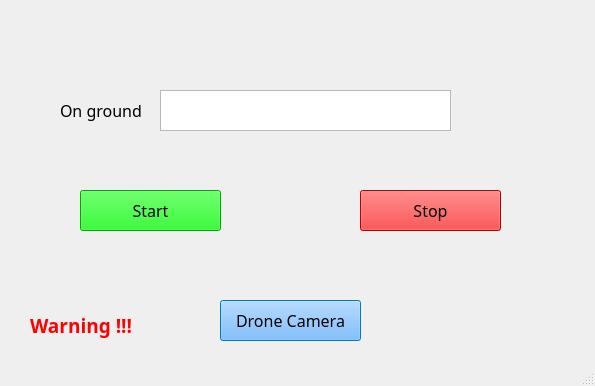
<?xml version="1.0" encoding="UTF-8"?>
<ui version="4.0">
 <class>Window_MainClass</class>
 <widget class="QMainWindow" name="Window_MainClass">
  <property name="geometry">
   <rect>
    <x>0</x>
    <y>0</y>
    <width>595</width>
    <height>386</height>
   </rect>
  </property>
  <property name="font">
   <font>
    <family>Segoe UI Light</family>
    <pointsize>12</pointsize>
   </font>
  </property>
  <property name="windowTitle">
   <string>Window_Main</string>
  </property>
  <widget class="QWidget" name="centralWidget">
   <widget class="QPushButton" name="pushButton_start">
    <property name="enabled">
     <bool>true</bool>
    </property>
    <property name="geometry">
     <rect>
      <x>80</x>
      <y>190</y>
      <width>141</width>
      <height>41</height>
     </rect>
    </property>
    <property name="palette">
     <palette>
      <active>
       <colorrole role="WindowText">
        <brush brushstyle="SolidPattern">
         <color alpha="255">
          <red>0</red>
          <green>0</green>
          <blue>0</blue>
         </color>
        </brush>
       </colorrole>
       <colorrole role="Button">
        <brush brushstyle="SolidPattern">
         <color alpha="255">
          <red>0</red>
          <green>195</green>
          <blue>0</blue>
         </color>
        </brush>
       </colorrole>
       <colorrole role="Light">
        <brush brushstyle="SolidPattern">
         <color alpha="255">
          <red>93</red>
          <green>255</green>
          <blue>93</blue>
         </color>
        </brush>
       </colorrole>
       <colorrole role="Midlight">
        <brush brushstyle="SolidPattern">
         <color alpha="255">
          <red>46</red>
          <green>243</green>
          <blue>46</blue>
         </color>
        </brush>
       </colorrole>
       <colorrole role="Dark">
        <brush brushstyle="SolidPattern">
         <color alpha="255">
          <red>0</red>
          <green>116</green>
          <blue>0</blue>
         </color>
        </brush>
       </colorrole>
       <colorrole role="Mid">
        <brush brushstyle="SolidPattern">
         <color alpha="255">
          <red>0</red>
          <green>155</green>
          <blue>0</blue>
         </color>
        </brush>
       </colorrole>
       <colorrole role="Text">
        <brush brushstyle="SolidPattern">
         <color alpha="255">
          <red>0</red>
          <green>0</green>
          <blue>0</blue>
         </color>
        </brush>
       </colorrole>
       <colorrole role="BrightText">
        <brush brushstyle="SolidPattern">
         <color alpha="255">
          <red>255</red>
          <green>255</green>
          <blue>255</blue>
         </color>
        </brush>
       </colorrole>
       <colorrole role="ButtonText">
        <brush brushstyle="SolidPattern">
         <color alpha="255">
          <red>0</red>
          <green>0</green>
          <blue>0</blue>
         </color>
        </brush>
       </colorrole>
       <colorrole role="Base">
        <brush brushstyle="SolidPattern">
         <color alpha="255">
          <red>255</red>
          <green>255</green>
          <blue>255</blue>
         </color>
        </brush>
       </colorrole>
       <colorrole role="Window">
        <brush brushstyle="SolidPattern">
         <color alpha="255">
          <red>0</red>
          <green>232</green>
          <blue>0</blue>
         </color>
        </brush>
       </colorrole>
       <colorrole role="Shadow">
        <brush brushstyle="SolidPattern">
         <color alpha="255">
          <red>0</red>
          <green>0</green>
          <blue>0</blue>
         </color>
        </brush>
       </colorrole>
       <colorrole role="AlternateBase">
        <brush brushstyle="SolidPattern">
         <color alpha="255">
          <red>127</red>
          <green>243</green>
          <blue>127</blue>
         </color>
        </brush>
       </colorrole>
       <colorrole role="ToolTipBase">
        <brush brushstyle="SolidPattern">
         <color alpha="255">
          <red>255</red>
          <green>255</green>
          <blue>220</blue>
         </color>
        </brush>
       </colorrole>
       <colorrole role="ToolTipText">
        <brush brushstyle="SolidPattern">
         <color alpha="255">
          <red>0</red>
          <green>0</green>
          <blue>0</blue>
         </color>
        </brush>
       </colorrole>
      </active>
      <inactive>
       <colorrole role="WindowText">
        <brush brushstyle="SolidPattern">
         <color alpha="255">
          <red>0</red>
          <green>0</green>
          <blue>0</blue>
         </color>
        </brush>
       </colorrole>
       <colorrole role="Button">
        <brush brushstyle="SolidPattern">
         <color alpha="255">
          <red>0</red>
          <green>232</green>
          <blue>0</blue>
         </color>
        </brush>
       </colorrole>
       <colorrole role="Light">
        <brush brushstyle="SolidPattern">
         <color alpha="255">
          <red>93</red>
          <green>255</green>
          <blue>93</blue>
         </color>
        </brush>
       </colorrole>
       <colorrole role="Midlight">
        <brush brushstyle="SolidPattern">
         <color alpha="255">
          <red>46</red>
          <green>243</green>
          <blue>46</blue>
         </color>
        </brush>
       </colorrole>
       <colorrole role="Dark">
        <brush brushstyle="SolidPattern">
         <color alpha="255">
          <red>0</red>
          <green>116</green>
          <blue>0</blue>
         </color>
        </brush>
       </colorrole>
       <colorrole role="Mid">
        <brush brushstyle="SolidPattern">
         <color alpha="255">
          <red>0</red>
          <green>155</green>
          <blue>0</blue>
         </color>
        </brush>
       </colorrole>
       <colorrole role="Text">
        <brush brushstyle="SolidPattern">
         <color alpha="255">
          <red>0</red>
          <green>0</green>
          <blue>0</blue>
         </color>
        </brush>
       </colorrole>
       <colorrole role="BrightText">
        <brush brushstyle="SolidPattern">
         <color alpha="255">
          <red>255</red>
          <green>255</green>
          <blue>255</blue>
         </color>
        </brush>
       </colorrole>
       <colorrole role="ButtonText">
        <brush brushstyle="SolidPattern">
         <color alpha="255">
          <red>0</red>
          <green>0</green>
          <blue>0</blue>
         </color>
        </brush>
       </colorrole>
       <colorrole role="Base">
        <brush brushstyle="SolidPattern">
         <color alpha="255">
          <red>255</red>
          <green>255</green>
          <blue>255</blue>
         </color>
        </brush>
       </colorrole>
       <colorrole role="Window">
        <brush brushstyle="SolidPattern">
         <color alpha="255">
          <red>0</red>
          <green>232</green>
          <blue>0</blue>
         </color>
        </brush>
       </colorrole>
       <colorrole role="Shadow">
        <brush brushstyle="SolidPattern">
         <color alpha="255">
          <red>0</red>
          <green>0</green>
          <blue>0</blue>
         </color>
        </brush>
       </colorrole>
       <colorrole role="AlternateBase">
        <brush brushstyle="SolidPattern">
         <color alpha="255">
          <red>127</red>
          <green>243</green>
          <blue>127</blue>
         </color>
        </brush>
       </colorrole>
       <colorrole role="ToolTipBase">
        <brush brushstyle="SolidPattern">
         <color alpha="255">
          <red>255</red>
          <green>255</green>
          <blue>220</blue>
         </color>
        </brush>
       </colorrole>
       <colorrole role="ToolTipText">
        <brush brushstyle="SolidPattern">
         <color alpha="255">
          <red>0</red>
          <green>0</green>
          <blue>0</blue>
         </color>
        </brush>
       </colorrole>
      </inactive>
      <disabled>
       <colorrole role="WindowText">
        <brush brushstyle="SolidPattern">
         <color alpha="255">
          <red>0</red>
          <green>116</green>
          <blue>0</blue>
         </color>
        </brush>
       </colorrole>
       <colorrole role="Button">
        <brush brushstyle="SolidPattern">
         <color alpha="255">
          <red>168</red>
          <green>168</green>
          <blue>168</blue>
         </color>
        </brush>
       </colorrole>
       <colorrole role="Light">
        <brush brushstyle="SolidPattern">
         <color alpha="255">
          <red>93</red>
          <green>255</green>
          <blue>93</blue>
         </color>
        </brush>
       </colorrole>
       <colorrole role="Midlight">
        <brush brushstyle="SolidPattern">
         <color alpha="255">
          <red>46</red>
          <green>243</green>
          <blue>46</blue>
         </color>
        </brush>
       </colorrole>
       <colorrole role="Dark">
        <brush brushstyle="SolidPattern">
         <color alpha="255">
          <red>0</red>
          <green>116</green>
          <blue>0</blue>
         </color>
        </brush>
       </colorrole>
       <colorrole role="Mid">
        <brush brushstyle="SolidPattern">
         <color alpha="255">
          <red>0</red>
          <green>155</green>
          <blue>0</blue>
         </color>
        </brush>
       </colorrole>
       <colorrole role="Text">
        <brush brushstyle="SolidPattern">
         <color alpha="255">
          <red>0</red>
          <green>116</green>
          <blue>0</blue>
         </color>
        </brush>
       </colorrole>
       <colorrole role="BrightText">
        <brush brushstyle="SolidPattern">
         <color alpha="255">
          <red>255</red>
          <green>255</green>
          <blue>255</blue>
         </color>
        </brush>
       </colorrole>
       <colorrole role="ButtonText">
        <brush brushstyle="SolidPattern">
         <color alpha="255">
          <red>0</red>
          <green>0</green>
          <blue>0</blue>
         </color>
        </brush>
       </colorrole>
       <colorrole role="Base">
        <brush brushstyle="SolidPattern">
         <color alpha="255">
          <red>85</red>
          <green>0</green>
          <blue>255</blue>
         </color>
        </brush>
       </colorrole>
       <colorrole role="Window">
        <brush brushstyle="SolidPattern">
         <color alpha="255">
          <red>0</red>
          <green>232</green>
          <blue>0</blue>
         </color>
        </brush>
       </colorrole>
       <colorrole role="Shadow">
        <brush brushstyle="SolidPattern">
         <color alpha="255">
          <red>0</red>
          <green>0</green>
          <blue>0</blue>
         </color>
        </brush>
       </colorrole>
       <colorrole role="AlternateBase">
        <brush brushstyle="SolidPattern">
         <color alpha="255">
          <red>0</red>
          <green>232</green>
          <blue>0</blue>
         </color>
        </brush>
       </colorrole>
       <colorrole role="ToolTipBase">
        <brush brushstyle="SolidPattern">
         <color alpha="255">
          <red>255</red>
          <green>255</green>
          <blue>220</blue>
         </color>
        </brush>
       </colorrole>
       <colorrole role="ToolTipText">
        <brush brushstyle="SolidPattern">
         <color alpha="255">
          <red>0</red>
          <green>0</green>
          <blue>0</blue>
         </color>
        </brush>
       </colorrole>
      </disabled>
     </palette>
    </property>
    <property name="font">
     <font>
      <family>Segoe UI Light</family>
      <pointsize>12</pointsize>
      <weight>50</weight>
      <bold>false</bold>
     </font>
    </property>
    <property name="text">
     <string>Start</string>
    </property>
    <property name="autoDefault">
     <bool>false</bool>
    </property>
    <property name="default">
     <bool>false</bool>
    </property>
    <property name="flat">
     <bool>false</bool>
    </property>
   </widget>
   <widget class="QPushButton" name="pushButton_stop">
    <property name="enabled">
     <bool>true</bool>
    </property>
    <property name="geometry">
     <rect>
      <x>360</x>
      <y>190</y>
      <width>141</width>
      <height>41</height>
     </rect>
    </property>
    <property name="palette">
     <palette>
      <active>
       <colorrole role="WindowText">
        <brush brushstyle="SolidPattern">
         <color alpha="255">
          <red>0</red>
          <green>0</green>
          <blue>0</blue>
         </color>
        </brush>
       </colorrole>
       <colorrole role="Button">
        <brush brushstyle="SolidPattern">
         <color alpha="255">
          <red>255</red>
          <green>0</green>
          <blue>0</blue>
         </color>
        </brush>
       </colorrole>
       <colorrole role="Light">
        <brush brushstyle="SolidPattern">
         <color alpha="150">
          <red>255</red>
          <green>0</green>
          <blue>0</blue>
         </color>
        </brush>
       </colorrole>
       <colorrole role="Midlight">
        <brush brushstyle="SolidPattern">
         <color alpha="255">
          <red>255</red>
          <green>63</green>
          <blue>63</blue>
         </color>
        </brush>
       </colorrole>
       <colorrole role="Dark">
        <brush brushstyle="SolidPattern">
         <color alpha="255">
          <red>127</red>
          <green>0</green>
          <blue>0</blue>
         </color>
        </brush>
       </colorrole>
       <colorrole role="Mid">
        <brush brushstyle="SolidPattern">
         <color alpha="255">
          <red>170</red>
          <green>0</green>
          <blue>0</blue>
         </color>
        </brush>
       </colorrole>
       <colorrole role="Text">
        <brush brushstyle="SolidPattern">
         <color alpha="255">
          <red>0</red>
          <green>0</green>
          <blue>0</blue>
         </color>
        </brush>
       </colorrole>
       <colorrole role="BrightText">
        <brush brushstyle="SolidPattern">
         <color alpha="255">
          <red>255</red>
          <green>255</green>
          <blue>255</blue>
         </color>
        </brush>
       </colorrole>
       <colorrole role="ButtonText">
        <brush brushstyle="SolidPattern">
         <color alpha="255">
          <red>0</red>
          <green>0</green>
          <blue>0</blue>
         </color>
        </brush>
       </colorrole>
       <colorrole role="Base">
        <brush brushstyle="SolidPattern">
         <color alpha="255">
          <red>255</red>
          <green>255</green>
          <blue>255</blue>
         </color>
        </brush>
       </colorrole>
       <colorrole role="Window">
        <brush brushstyle="SolidPattern">
         <color alpha="255">
          <red>255</red>
          <green>0</green>
          <blue>0</blue>
         </color>
        </brush>
       </colorrole>
       <colorrole role="Shadow">
        <brush brushstyle="SolidPattern">
         <color alpha="255">
          <red>0</red>
          <green>0</green>
          <blue>0</blue>
         </color>
        </brush>
       </colorrole>
       <colorrole role="AlternateBase">
        <brush brushstyle="SolidPattern">
         <color alpha="255">
          <red>255</red>
          <green>127</green>
          <blue>127</blue>
         </color>
        </brush>
       </colorrole>
       <colorrole role="ToolTipBase">
        <brush brushstyle="SolidPattern">
         <color alpha="255">
          <red>255</red>
          <green>255</green>
          <blue>220</blue>
         </color>
        </brush>
       </colorrole>
       <colorrole role="ToolTipText">
        <brush brushstyle="SolidPattern">
         <color alpha="255">
          <red>0</red>
          <green>0</green>
          <blue>0</blue>
         </color>
        </brush>
       </colorrole>
      </active>
      <inactive>
       <colorrole role="WindowText">
        <brush brushstyle="SolidPattern">
         <color alpha="255">
          <red>0</red>
          <green>0</green>
          <blue>0</blue>
         </color>
        </brush>
       </colorrole>
       <colorrole role="Button">
        <brush brushstyle="SolidPattern">
         <color alpha="255">
          <red>255</red>
          <green>0</green>
          <blue>0</blue>
         </color>
        </brush>
       </colorrole>
       <colorrole role="Light">
        <brush brushstyle="SolidPattern">
         <color alpha="150">
          <red>255</red>
          <green>0</green>
          <blue>0</blue>
         </color>
        </brush>
       </colorrole>
       <colorrole role="Midlight">
        <brush brushstyle="SolidPattern">
         <color alpha="255">
          <red>255</red>
          <green>63</green>
          <blue>63</blue>
         </color>
        </brush>
       </colorrole>
       <colorrole role="Dark">
        <brush brushstyle="SolidPattern">
         <color alpha="255">
          <red>127</red>
          <green>0</green>
          <blue>0</blue>
         </color>
        </brush>
       </colorrole>
       <colorrole role="Mid">
        <brush brushstyle="SolidPattern">
         <color alpha="255">
          <red>170</red>
          <green>0</green>
          <blue>0</blue>
         </color>
        </brush>
       </colorrole>
       <colorrole role="Text">
        <brush brushstyle="SolidPattern">
         <color alpha="255">
          <red>0</red>
          <green>0</green>
          <blue>0</blue>
         </color>
        </brush>
       </colorrole>
       <colorrole role="BrightText">
        <brush brushstyle="SolidPattern">
         <color alpha="255">
          <red>255</red>
          <green>255</green>
          <blue>255</blue>
         </color>
        </brush>
       </colorrole>
       <colorrole role="ButtonText">
        <brush brushstyle="SolidPattern">
         <color alpha="255">
          <red>0</red>
          <green>0</green>
          <blue>0</blue>
         </color>
        </brush>
       </colorrole>
       <colorrole role="Base">
        <brush brushstyle="SolidPattern">
         <color alpha="255">
          <red>255</red>
          <green>255</green>
          <blue>255</blue>
         </color>
        </brush>
       </colorrole>
       <colorrole role="Window">
        <brush brushstyle="SolidPattern">
         <color alpha="255">
          <red>255</red>
          <green>0</green>
          <blue>0</blue>
         </color>
        </brush>
       </colorrole>
       <colorrole role="Shadow">
        <brush brushstyle="SolidPattern">
         <color alpha="255">
          <red>0</red>
          <green>0</green>
          <blue>0</blue>
         </color>
        </brush>
       </colorrole>
       <colorrole role="AlternateBase">
        <brush brushstyle="SolidPattern">
         <color alpha="255">
          <red>255</red>
          <green>127</green>
          <blue>127</blue>
         </color>
        </brush>
       </colorrole>
       <colorrole role="ToolTipBase">
        <brush brushstyle="SolidPattern">
         <color alpha="255">
          <red>255</red>
          <green>255</green>
          <blue>220</blue>
         </color>
        </brush>
       </colorrole>
       <colorrole role="ToolTipText">
        <brush brushstyle="SolidPattern">
         <color alpha="255">
          <red>0</red>
          <green>0</green>
          <blue>0</blue>
         </color>
        </brush>
       </colorrole>
      </inactive>
      <disabled>
       <colorrole role="WindowText">
        <brush brushstyle="SolidPattern">
         <color alpha="255">
          <red>127</red>
          <green>0</green>
          <blue>0</blue>
         </color>
        </brush>
       </colorrole>
       <colorrole role="Button">
        <brush brushstyle="SolidPattern">
         <color alpha="30">
          <red>168</red>
          <green>168</green>
          <blue>168</blue>
         </color>
        </brush>
       </colorrole>
       <colorrole role="Light">
        <brush brushstyle="SolidPattern">
         <color alpha="150">
          <red>255</red>
          <green>0</green>
          <blue>0</blue>
         </color>
        </brush>
       </colorrole>
       <colorrole role="Midlight">
        <brush brushstyle="SolidPattern">
         <color alpha="255">
          <red>255</red>
          <green>63</green>
          <blue>63</blue>
         </color>
        </brush>
       </colorrole>
       <colorrole role="Dark">
        <brush brushstyle="SolidPattern">
         <color alpha="255">
          <red>127</red>
          <green>0</green>
          <blue>0</blue>
         </color>
        </brush>
       </colorrole>
       <colorrole role="Mid">
        <brush brushstyle="SolidPattern">
         <color alpha="255">
          <red>170</red>
          <green>0</green>
          <blue>0</blue>
         </color>
        </brush>
       </colorrole>
       <colorrole role="Text">
        <brush brushstyle="SolidPattern">
         <color alpha="255">
          <red>127</red>
          <green>0</green>
          <blue>0</blue>
         </color>
        </brush>
       </colorrole>
       <colorrole role="BrightText">
        <brush brushstyle="SolidPattern">
         <color alpha="255">
          <red>255</red>
          <green>255</green>
          <blue>255</blue>
         </color>
        </brush>
       </colorrole>
       <colorrole role="ButtonText">
        <brush brushstyle="SolidPattern">
         <color alpha="255">
          <red>0</red>
          <green>0</green>
          <blue>0</blue>
         </color>
        </brush>
       </colorrole>
       <colorrole role="Base">
        <brush brushstyle="SolidPattern">
         <color alpha="255">
          <red>255</red>
          <green>255</green>
          <blue>255</blue>
         </color>
        </brush>
       </colorrole>
       <colorrole role="Window">
        <brush brushstyle="SolidPattern">
         <color alpha="255">
          <red>255</red>
          <green>0</green>
          <blue>0</blue>
         </color>
        </brush>
       </colorrole>
       <colorrole role="Shadow">
        <brush brushstyle="SolidPattern">
         <color alpha="255">
          <red>0</red>
          <green>0</green>
          <blue>0</blue>
         </color>
        </brush>
       </colorrole>
       <colorrole role="AlternateBase">
        <brush brushstyle="SolidPattern">
         <color alpha="255">
          <red>85</red>
          <green>0</green>
          <blue>255</blue>
         </color>
        </brush>
       </colorrole>
       <colorrole role="ToolTipBase">
        <brush brushstyle="SolidPattern">
         <color alpha="255">
          <red>255</red>
          <green>255</green>
          <blue>220</blue>
         </color>
        </brush>
       </colorrole>
       <colorrole role="ToolTipText">
        <brush brushstyle="SolidPattern">
         <color alpha="255">
          <red>0</red>
          <green>0</green>
          <blue>0</blue>
         </color>
        </brush>
       </colorrole>
      </disabled>
     </palette>
    </property>
    <property name="font">
     <font>
      <family>Segoe UI Light</family>
      <pointsize>12</pointsize>
     </font>
    </property>
    <property name="styleSheet">
     <string notr="true"/>
    </property>
    <property name="text">
     <string>Stop</string>
    </property>
   </widget>
   <widget class="QLabel" name="image_droneStatus">
    <property name="geometry">
     <rect>
      <x>30</x>
      <y>90</y>
      <width>21</width>
      <height>41</height>
     </rect>
    </property>
    <property name="text">
     <string/>
    </property>
    <property name="textFormat">
     <enum>Qt::PlainText</enum>
    </property>
   </widget>
   <widget class="QLabel" name="label_droneStatus">
    <property name="geometry">
     <rect>
      <x>60</x>
      <y>100</y>
      <width>81</width>
      <height>21</height>
     </rect>
    </property>
    <property name="font">
     <font>
      <weight>50</weight>
      <bold>false</bold>
     </font>
    </property>
    <property name="text">
     <string>On ground</string>
    </property>
   </widget>
   <widget class="QTextEdit" name="textEdit_droneName">
    <property name="geometry">
     <rect>
      <x>160</x>
      <y>90</y>
      <width>291</width>
      <height>41</height>
     </rect>
    </property>
    <property name="font">
     <font>
      <pointsize>16</pointsize>
     </font>
    </property>
    <property name="readOnly">
     <bool>true</bool>
    </property>
   </widget>
   <widget class="QLabel" name="image_warning">
    <property name="geometry">
     <rect>
      <x>140</x>
      <y>280</y>
      <width>61</width>
      <height>71</height>
     </rect>
    </property>
    <property name="text">
     <string/>
    </property>
    <property name="pixmap">
     <pixmap resource="window_main.qrc">:/Window_Main/alerte_50.png</pixmap>
    </property>
   </widget>
   <widget class="QLabel" name="image_batteryLevel">
    <property name="geometry">
     <rect>
      <x>500</x>
      <y>50</y>
      <width>51</width>
      <height>81</height>
     </rect>
    </property>
    <property name="text">
     <string/>
    </property>
   </widget>
   <widget class="QLabel" name="label_batteryLevel">
    <property name="geometry">
     <rect>
      <x>470</x>
      <y>130</y>
      <width>91</width>
      <height>31</height>
     </rect>
    </property>
    <property name="text">
     <string/>
    </property>
    <property name="alignment">
     <set>Qt::AlignCenter</set>
    </property>
   </widget>
   <widget class="QPushButton" name="pushButton_DroneCamera">
    <property name="geometry">
     <rect>
      <x>220</x>
      <y>300</y>
      <width>141</width>
      <height>41</height>
     </rect>
    </property>
    <property name="palette">
     <palette>
      <active>
       <colorrole role="WindowText">
        <brush brushstyle="SolidPattern">
         <color alpha="255">
          <red>0</red>
          <green>0</green>
          <blue>0</blue>
         </color>
        </brush>
       </colorrole>
       <colorrole role="Button">
        <brush brushstyle="SolidPattern">
         <color alpha="255">
          <red>85</red>
          <green>170</green>
          <blue>255</blue>
         </color>
        </brush>
       </colorrole>
       <colorrole role="Light">
        <brush brushstyle="SolidPattern">
         <color alpha="255">
          <red>127</red>
          <green>213</green>
          <blue>255</blue>
         </color>
        </brush>
       </colorrole>
       <colorrole role="Midlight">
        <brush brushstyle="SolidPattern">
         <color alpha="255">
          <red>63</red>
          <green>191</green>
          <blue>255</blue>
         </color>
        </brush>
       </colorrole>
       <colorrole role="Dark">
        <brush brushstyle="SolidPattern">
         <color alpha="255">
          <red>0</red>
          <green>85</green>
          <blue>127</blue>
         </color>
        </brush>
       </colorrole>
       <colorrole role="Mid">
        <brush brushstyle="SolidPattern">
         <color alpha="255">
          <red>0</red>
          <green>113</green>
          <blue>170</blue>
         </color>
        </brush>
       </colorrole>
       <colorrole role="Text">
        <brush brushstyle="SolidPattern">
         <color alpha="255">
          <red>0</red>
          <green>0</green>
          <blue>0</blue>
         </color>
        </brush>
       </colorrole>
       <colorrole role="BrightText">
        <brush brushstyle="SolidPattern">
         <color alpha="255">
          <red>255</red>
          <green>255</green>
          <blue>255</blue>
         </color>
        </brush>
       </colorrole>
       <colorrole role="ButtonText">
        <brush brushstyle="SolidPattern">
         <color alpha="255">
          <red>0</red>
          <green>0</green>
          <blue>0</blue>
         </color>
        </brush>
       </colorrole>
       <colorrole role="Base">
        <brush brushstyle="SolidPattern">
         <color alpha="255">
          <red>255</red>
          <green>255</green>
          <blue>255</blue>
         </color>
        </brush>
       </colorrole>
       <colorrole role="Window">
        <brush brushstyle="SolidPattern">
         <color alpha="255">
          <red>0</red>
          <green>170</green>
          <blue>255</blue>
         </color>
        </brush>
       </colorrole>
       <colorrole role="Shadow">
        <brush brushstyle="SolidPattern">
         <color alpha="255">
          <red>0</red>
          <green>0</green>
          <blue>0</blue>
         </color>
        </brush>
       </colorrole>
       <colorrole role="AlternateBase">
        <brush brushstyle="SolidPattern">
         <color alpha="255">
          <red>127</red>
          <green>212</green>
          <blue>255</blue>
         </color>
        </brush>
       </colorrole>
       <colorrole role="ToolTipBase">
        <brush brushstyle="SolidPattern">
         <color alpha="255">
          <red>255</red>
          <green>255</green>
          <blue>220</blue>
         </color>
        </brush>
       </colorrole>
       <colorrole role="ToolTipText">
        <brush brushstyle="SolidPattern">
         <color alpha="255">
          <red>0</red>
          <green>0</green>
          <blue>0</blue>
         </color>
        </brush>
       </colorrole>
      </active>
      <inactive>
       <colorrole role="WindowText">
        <brush brushstyle="SolidPattern">
         <color alpha="255">
          <red>0</red>
          <green>0</green>
          <blue>0</blue>
         </color>
        </brush>
       </colorrole>
       <colorrole role="Button">
        <brush brushstyle="SolidPattern">
         <color alpha="255">
          <red>85</red>
          <green>170</green>
          <blue>255</blue>
         </color>
        </brush>
       </colorrole>
       <colorrole role="Light">
        <brush brushstyle="SolidPattern">
         <color alpha="255">
          <red>127</red>
          <green>213</green>
          <blue>255</blue>
         </color>
        </brush>
       </colorrole>
       <colorrole role="Midlight">
        <brush brushstyle="SolidPattern">
         <color alpha="255">
          <red>63</red>
          <green>191</green>
          <blue>255</blue>
         </color>
        </brush>
       </colorrole>
       <colorrole role="Dark">
        <brush brushstyle="SolidPattern">
         <color alpha="255">
          <red>0</red>
          <green>85</green>
          <blue>127</blue>
         </color>
        </brush>
       </colorrole>
       <colorrole role="Mid">
        <brush brushstyle="SolidPattern">
         <color alpha="255">
          <red>0</red>
          <green>113</green>
          <blue>170</blue>
         </color>
        </brush>
       </colorrole>
       <colorrole role="Text">
        <brush brushstyle="SolidPattern">
         <color alpha="255">
          <red>0</red>
          <green>0</green>
          <blue>0</blue>
         </color>
        </brush>
       </colorrole>
       <colorrole role="BrightText">
        <brush brushstyle="SolidPattern">
         <color alpha="255">
          <red>255</red>
          <green>255</green>
          <blue>255</blue>
         </color>
        </brush>
       </colorrole>
       <colorrole role="ButtonText">
        <brush brushstyle="SolidPattern">
         <color alpha="255">
          <red>0</red>
          <green>0</green>
          <blue>0</blue>
         </color>
        </brush>
       </colorrole>
       <colorrole role="Base">
        <brush brushstyle="SolidPattern">
         <color alpha="255">
          <red>255</red>
          <green>255</green>
          <blue>255</blue>
         </color>
        </brush>
       </colorrole>
       <colorrole role="Window">
        <brush brushstyle="SolidPattern">
         <color alpha="255">
          <red>0</red>
          <green>170</green>
          <blue>255</blue>
         </color>
        </brush>
       </colorrole>
       <colorrole role="Shadow">
        <brush brushstyle="SolidPattern">
         <color alpha="255">
          <red>0</red>
          <green>0</green>
          <blue>0</blue>
         </color>
        </brush>
       </colorrole>
       <colorrole role="AlternateBase">
        <brush brushstyle="SolidPattern">
         <color alpha="255">
          <red>127</red>
          <green>212</green>
          <blue>255</blue>
         </color>
        </brush>
       </colorrole>
       <colorrole role="ToolTipBase">
        <brush brushstyle="SolidPattern">
         <color alpha="255">
          <red>255</red>
          <green>255</green>
          <blue>220</blue>
         </color>
        </brush>
       </colorrole>
       <colorrole role="ToolTipText">
        <brush brushstyle="SolidPattern">
         <color alpha="255">
          <red>0</red>
          <green>0</green>
          <blue>0</blue>
         </color>
        </brush>
       </colorrole>
      </inactive>
      <disabled>
       <colorrole role="WindowText">
        <brush brushstyle="SolidPattern">
         <color alpha="255">
          <red>0</red>
          <green>85</green>
          <blue>127</blue>
         </color>
        </brush>
       </colorrole>
       <colorrole role="Button">
        <brush brushstyle="SolidPattern">
         <color alpha="255">
          <red>85</red>
          <green>170</green>
          <blue>255</blue>
         </color>
        </brush>
       </colorrole>
       <colorrole role="Light">
        <brush brushstyle="SolidPattern">
         <color alpha="255">
          <red>127</red>
          <green>213</green>
          <blue>255</blue>
         </color>
        </brush>
       </colorrole>
       <colorrole role="Midlight">
        <brush brushstyle="SolidPattern">
         <color alpha="255">
          <red>63</red>
          <green>191</green>
          <blue>255</blue>
         </color>
        </brush>
       </colorrole>
       <colorrole role="Dark">
        <brush brushstyle="SolidPattern">
         <color alpha="255">
          <red>0</red>
          <green>85</green>
          <blue>127</blue>
         </color>
        </brush>
       </colorrole>
       <colorrole role="Mid">
        <brush brushstyle="SolidPattern">
         <color alpha="255">
          <red>0</red>
          <green>113</green>
          <blue>170</blue>
         </color>
        </brush>
       </colorrole>
       <colorrole role="Text">
        <brush brushstyle="SolidPattern">
         <color alpha="255">
          <red>0</red>
          <green>85</green>
          <blue>127</blue>
         </color>
        </brush>
       </colorrole>
       <colorrole role="BrightText">
        <brush brushstyle="SolidPattern">
         <color alpha="255">
          <red>255</red>
          <green>255</green>
          <blue>255</blue>
         </color>
        </brush>
       </colorrole>
       <colorrole role="ButtonText">
        <brush brushstyle="SolidPattern">
         <color alpha="255">
          <red>0</red>
          <green>85</green>
          <blue>127</blue>
         </color>
        </brush>
       </colorrole>
       <colorrole role="Base">
        <brush brushstyle="SolidPattern">
         <color alpha="255">
          <red>0</red>
          <green>170</green>
          <blue>255</blue>
         </color>
        </brush>
       </colorrole>
       <colorrole role="Window">
        <brush brushstyle="SolidPattern">
         <color alpha="255">
          <red>0</red>
          <green>170</green>
          <blue>255</blue>
         </color>
        </brush>
       </colorrole>
       <colorrole role="Shadow">
        <brush brushstyle="SolidPattern">
         <color alpha="255">
          <red>0</red>
          <green>0</green>
          <blue>0</blue>
         </color>
        </brush>
       </colorrole>
       <colorrole role="AlternateBase">
        <brush brushstyle="SolidPattern">
         <color alpha="255">
          <red>0</red>
          <green>170</green>
          <blue>255</blue>
         </color>
        </brush>
       </colorrole>
       <colorrole role="ToolTipBase">
        <brush brushstyle="SolidPattern">
         <color alpha="255">
          <red>255</red>
          <green>255</green>
          <blue>220</blue>
         </color>
        </brush>
       </colorrole>
       <colorrole role="ToolTipText">
        <brush brushstyle="SolidPattern">
         <color alpha="255">
          <red>0</red>
          <green>0</green>
          <blue>0</blue>
         </color>
        </brush>
       </colorrole>
      </disabled>
     </palette>
    </property>
    <property name="text">
     <string>Drone Camera</string>
    </property>
   </widget>
   <widget class="QLabel" name="label_warning">
    <property name="geometry">
     <rect>
      <x>30</x>
      <y>310</y>
      <width>111</width>
      <height>31</height>
     </rect>
    </property>
    <property name="palette">
     <palette>
      <active>
       <colorrole role="WindowText">
        <brush brushstyle="SolidPattern">
         <color alpha="255">
          <red>255</red>
          <green>0</green>
          <blue>0</blue>
         </color>
        </brush>
       </colorrole>
       <colorrole role="Text">
        <brush brushstyle="SolidPattern">
         <color alpha="255">
          <red>255</red>
          <green>0</green>
          <blue>0</blue>
         </color>
        </brush>
       </colorrole>
       <colorrole role="ButtonText">
        <brush brushstyle="SolidPattern">
         <color alpha="255">
          <red>255</red>
          <green>0</green>
          <blue>0</blue>
         </color>
        </brush>
       </colorrole>
       <colorrole role="ToolTipText">
        <brush brushstyle="SolidPattern">
         <color alpha="255">
          <red>255</red>
          <green>0</green>
          <blue>0</blue>
         </color>
        </brush>
       </colorrole>
      </active>
      <inactive>
       <colorrole role="WindowText">
        <brush brushstyle="SolidPattern">
         <color alpha="255">
          <red>255</red>
          <green>0</green>
          <blue>0</blue>
         </color>
        </brush>
       </colorrole>
       <colorrole role="Text">
        <brush brushstyle="SolidPattern">
         <color alpha="255">
          <red>0</red>
          <green>0</green>
          <blue>0</blue>
         </color>
        </brush>
       </colorrole>
       <colorrole role="ButtonText">
        <brush brushstyle="SolidPattern">
         <color alpha="255">
          <red>255</red>
          <green>0</green>
          <blue>0</blue>
         </color>
        </brush>
       </colorrole>
       <colorrole role="ToolTipText">
        <brush brushstyle="SolidPattern">
         <color alpha="255">
          <red>255</red>
          <green>0</green>
          <blue>0</blue>
         </color>
        </brush>
       </colorrole>
      </inactive>
      <disabled>
       <colorrole role="WindowText">
        <brush brushstyle="SolidPattern">
         <color alpha="255">
          <red>120</red>
          <green>120</green>
          <blue>120</blue>
         </color>
        </brush>
       </colorrole>
       <colorrole role="Text">
        <brush brushstyle="SolidPattern">
         <color alpha="255">
          <red>120</red>
          <green>120</green>
          <blue>120</blue>
         </color>
        </brush>
       </colorrole>
       <colorrole role="ButtonText">
        <brush brushstyle="SolidPattern">
         <color alpha="255">
          <red>120</red>
          <green>120</green>
          <blue>120</blue>
         </color>
        </brush>
       </colorrole>
       <colorrole role="ToolTipText">
        <brush brushstyle="SolidPattern">
         <color alpha="255">
          <red>255</red>
          <green>0</green>
          <blue>0</blue>
         </color>
        </brush>
       </colorrole>
      </disabled>
     </palette>
    </property>
    <property name="font">
     <font>
      <pointsize>14</pointsize>
      <weight>75</weight>
      <bold>true</bold>
     </font>
    </property>
    <property name="text">
     <string>Warning !!!</string>
    </property>
   </widget>
  </widget>
  <widget class="QStatusBar" name="statusBar"/>
 </widget>
 <layoutdefault spacing="6" margin="11"/>
 <resources>
  <include location="window_main.qrc"/>
 </resources>
 <connections/>
</ui>
